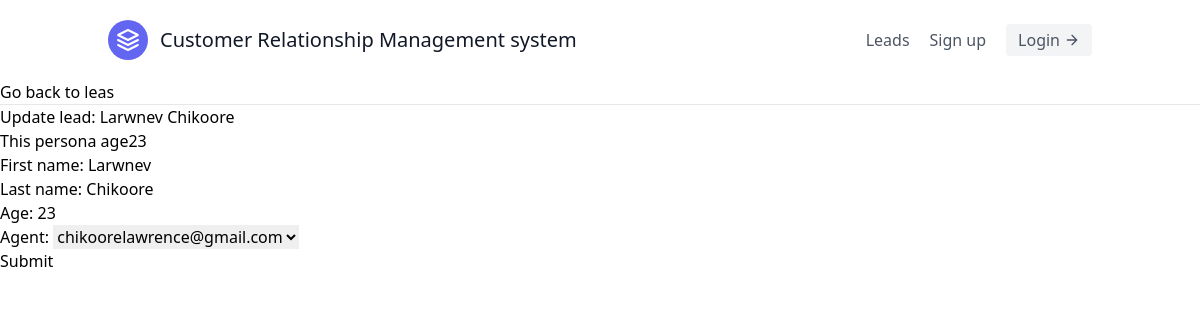
/leads/8/update/, run on the app's committed database.
### leads/models.py (models this page shows, shortened)
class Lead(models.Model):
    first_name = models.CharField(max_length=20)
    last_name = models.CharField(max_length=20)
    age = models.IntegerField(default=0)
    agent = models.ForeignKey("Agent",on_delete=models.CASCADE)

### leads/views.py (the view, shortened to what this page needs)
# urls.py: path('<int:pk>/update/',LeadUpdateView.as_view(),name = 'lead-update'),
class LeadUpdateView(UpdateView):
    template_name ="leads/lead_update.html"
    queryset = Lead.objects.all()
    form_class = LeadModelForm

### leads/forms.py
class LeadModelForm(forms.ModelForm):
    class Meta:
        model = Lead
        fields = ('first_name',
                  'last_name',
                  'age',
                  'agent',
        )

### leads/models.py (called while the page is built)
    def __str__(self):
        return self.user.email

### leads/templates/leads/lead_update.html (shortened to what this page needs)
{% extends "base.html"%}
{% block content %}
<a href="{% url 'leads:lead-detail' lead.pk %}">Go back to leas</a>
<hr>
<h1>Update lead: {{ lead.first_name }}  {{ lead.last_name }}</h1>
<p>This persona age{{ lead.age }}</p>
<form method="post">
    {{ form.as_p }}
    <button type="submit">Submit</button>
</form>
{% endblock content %}

### data on the page
Lead: first_name "Larwnev", last_name "Chikoore", age "23", agent "chikoorelawrence@gmail.com"
